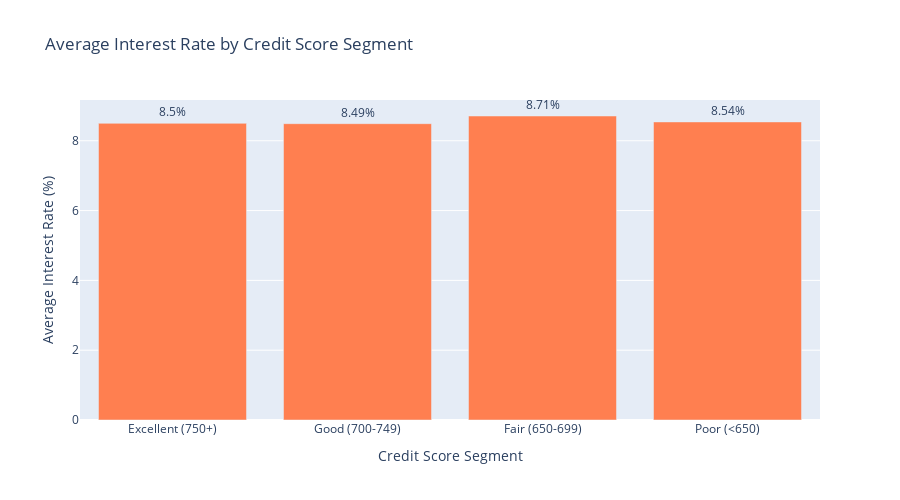

Notebook cell for this chart:
### Code cell
# Visualize rate vs credit relationship
fig = go.Figure()

fig.add_trace(go.Bar(
    x=df_rate_credit['credit_segment'],
    y=df_rate_credit['avg_interest_rate'],
    name='Average Interest Rate',
    marker_color='coral',
    text=df_rate_credit['avg_interest_rate'].apply(lambda x: f'{x}%'),
    textposition='outside'
))

fig.update_layout(
    title='Average Interest Rate by Credit Score Segment',
    xaxis_title='Credit Score Segment',
    yaxis_title='Average Interest Rate (%)',
    height=500
)
fig.show()

### Figure 1 — Plotly figure (JSON) as saved in the notebook; plotly's stock layout.template omitted (floating-point values rounded to 4 significant figures)
{"data": [{"marker": {"color": "coral"}, "name": "Average Interest Rate", "text": ["8.5%", "8.49%", "8.71%", "8.54%"], "textposition": "outside", "type": "bar", "x": ["Excellent (750+)", "Good (700-749)", "Fair (650-699)", "Poor (<650)"], "y": [8.5, 8.49, 8.71, 8.54]}], "layout": {"height": 500, "title": {"text": "Average Interest Rate by Credit Score Segment"}, "xaxis": {"title": {"text": "Credit Score Segment"}}, "yaxis": {"title": {"text": "Average Interest Rate (%)"}}}}
